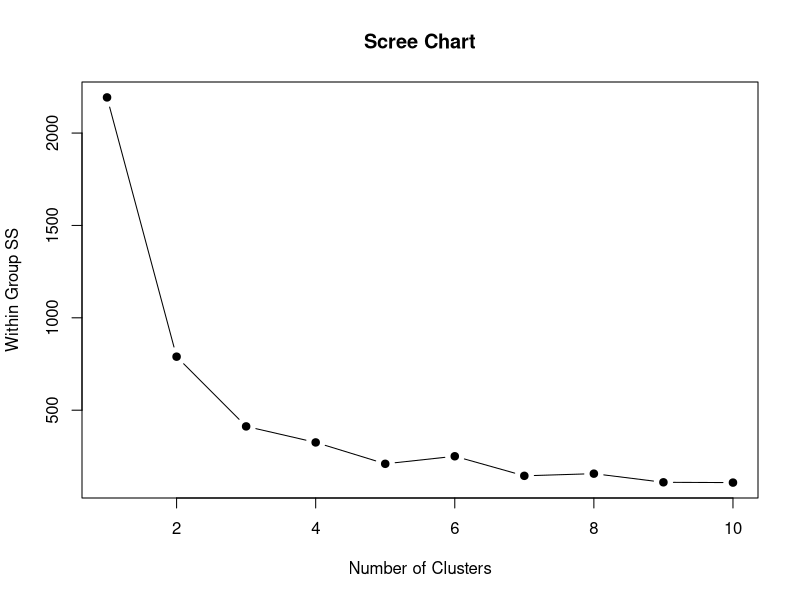
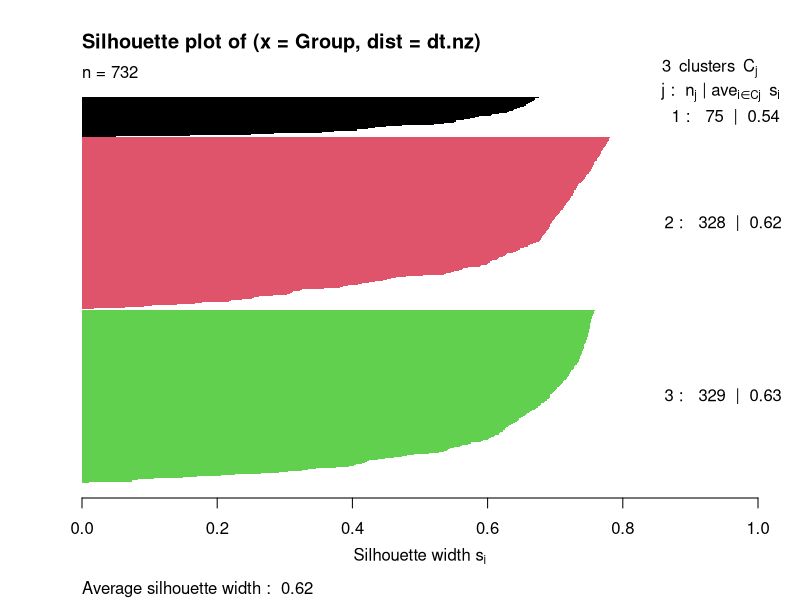
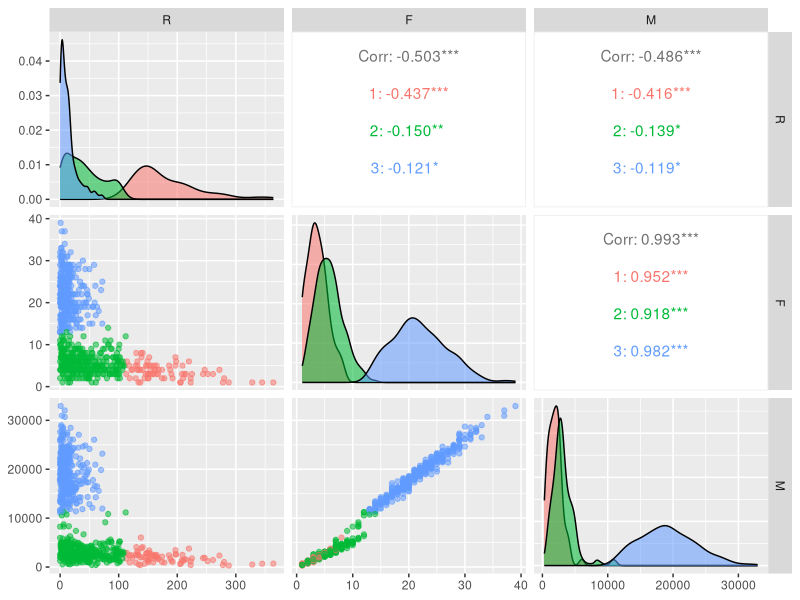

Write the R code that produced these figures, in order.
# A sample of RFM Analysis by Kmeans with R 
# Step 0 - Data and Environment Preparation

## Check the current directory
getwd()

## Set the working directory to the current one
setwd("D:/Ben/Ben/OneDrive/BI/Projects/R Insert")

## Preinstall packages

install.packages("dplyr") ## for Data manipulate in Step 1
## "dplyr" is a member of  "tidyverse" package set

install.packages("ggplot2") ## for visualization in Step 3 and 4
## all needed packages "colorspace","cluster","GGALLY" are included

## Read then check the raw data
Sales.rpt <- read.csv("SalesReport.csv",header=TRUE,fileEncoding = "UTF-8-BOM")
head(Sales.rpt,5)

## Change the column names
names(Sales.rpt)[1] <- "Date"
names(Sales.rpt)[3] <- "Amount"

## Check the result
head(Sales.rpt,5)

## Check the Data tpye
sapply(Sales.rpt, typeof) ## the type of data in storage
sapply(Sales.rpt, class) ## the category of data in the Dataframe

## Modify the data class of the column "Date"
Sales.rpt$Date <- as.Date(Sales.rpt$Date,format = "%Y/%m/%d")

## Recheck the data type
sapply(Sales.rpt, class)

# Step 1 - Create the Query "RFM"

## Active package "dplyr"
library(dplyr)

## Group raw data by ID
RFM <- Sales.rpt %>%
  group_by(ID) %>%
  summarize(
    Date.latest=max(Date),
    F=length(Amount),
    M=sum(Amount)
  ) %>%
  mutate(R=as.integer(max(Date.latest)-Date.latest))

## Rearrange the content
RFM <- RFM[,c(1,5,3,4)]

# Step 2 - Create the Visual 1 "Elbow Chart"

## Normalization before clustering
rfm <- RFM[,c(2,3,4)]
nz<-scale(rfm,center=TRUE,scale=TRUE)

## Create Elbow Chart
set.seed(42)
wss <- vector()
for (i in 1:10){
  wss[i] <- kmeans(nz,centers=i)$tot.withinss
} 

plot(1:10,wss,type="b",
     xlab="Number of Clusters",ylab="Within Group SS",
     main="Scree Chart",pch=19)  

# Step 3 - Evaluation by Silhouette in Visual 2

ck=3
km <- kmeans(nz,ck)
Group <- km$cluster

## Silhouette Examination

library(cluster) # plot silhouette chart
dt.nz <- dist(nz, method = "euclidean") ## Calculate Euclidean Distance

plot(silhouette(Group,dt.nz),border=NA,col=1:ck)
## to make Better color with palette
## by replacing  the above line with the following 3 lines

# library(colorspace) # get nice colors
# Nice.color <- rainbow_hcl(ck)[1:ck]
# plot(silhouette(Group,dt.nz),border=NA,col=Nice.color)

# Step 4 - Make busines decission by Visual 3

## Create the result file
RFM.res <- cbind(RFM,Group)

library(ggplot2)
library(GGally)

ggpairs(RFM.res[,2:4], aes(colour = as.character(RFM.res$Group),alpha = 0.4))
# End of the Snippet
